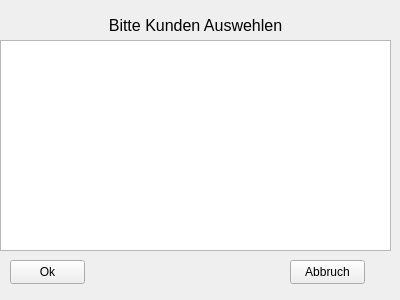
<?xml version="1.0" encoding="UTF-8"?>
<ui version="4.0">
 <class>Form</class>
 <widget class="QWidget" name="Form">
  <property name="geometry">
   <rect>
    <x>0</x>
    <y>0</y>
    <width>400</width>
    <height>300</height>
   </rect>
  </property>
  <property name="windowTitle">
   <string>Form</string>
  </property>
  <widget class="QLabel" name="label">
   <property name="geometry">
    <rect>
     <x>0</x>
     <y>10</y>
     <width>391</width>
     <height>31</height>
    </rect>
   </property>
   <property name="font">
    <font>
     <pointsize>12</pointsize>
    </font>
   </property>
   <property name="text">
    <string>Bitte Kunden Auswehlen</string>
   </property>
   <property name="alignment">
    <set>Qt::AlignmentFlag::AlignCenter</set>
   </property>
  </widget>
  <widget class="QPushButton" name="bt_ok">
   <property name="geometry">
    <rect>
     <x>10</x>
     <y>260</y>
     <width>75</width>
     <height>24</height>
    </rect>
   </property>
   <property name="text">
    <string>Ok</string>
   </property>
  </widget>
  <widget class="QTableView" name="frm_kundenauswahl">
   <property name="geometry">
    <rect>
     <x>0</x>
     <y>40</y>
     <width>391</width>
     <height>211</height>
    </rect>
   </property>
  </widget>
  <widget class="QPushButton" name="bt_Abbruch">
   <property name="geometry">
    <rect>
     <x>290</x>
     <y>260</y>
     <width>75</width>
     <height>24</height>
    </rect>
   </property>
   <property name="text">
    <string>Abbruch</string>
   </property>
  </widget>
 </widget>
 <resources/>
 <connections/>
</ui>
